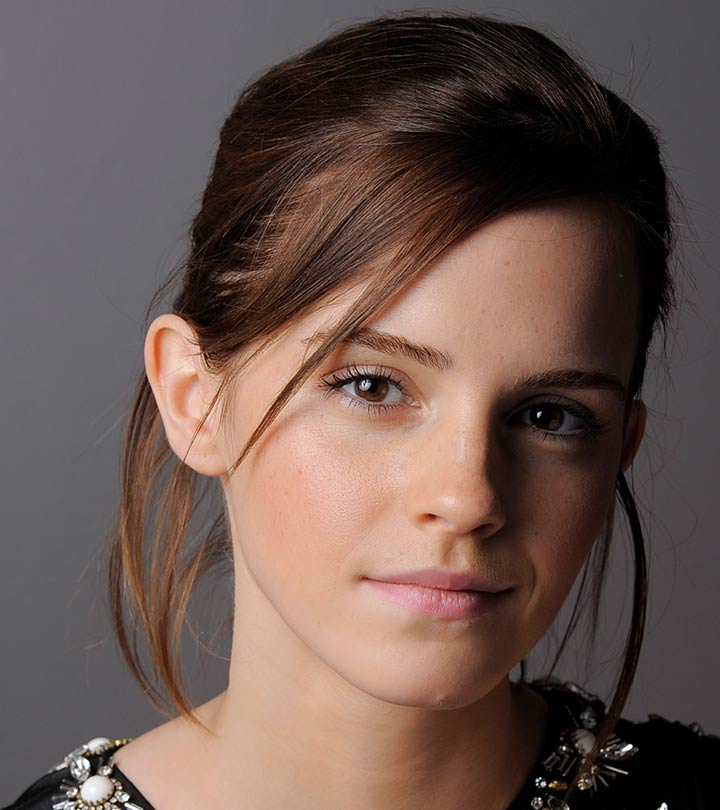
#> input picture Assignments/Assignment_01/a1images/emma.jpg, 720 x 810 px
$ jupyter execute Task_01.ipynb
#> lines starting #> are read from the running program, lines starting #| are printed output that depends on the picture
[cell 1]
import cv2 as cv
import numpy as np
import matplotlib.pyplot as plt

# Step 1: Define piecewise transformation function
t1 = np.linspace(0, 50, num=51).astype('uint8')
t2 = np.linspace(100, 255, num=100).astype('uint8')
t3 = np.linspace(150, 255, num=105).astype('uint8')

# Step 2: Concatenate all segments to create the transformation array
t = np.concatenate((t1, t2, t3), axis=0).astype('uint8')
print(t.shape)

# Step 3: Read the image (Fig. 1b)
img = cv.imread('a1images/emma.jpg', cv.IMREAD_GRAYSCALE)
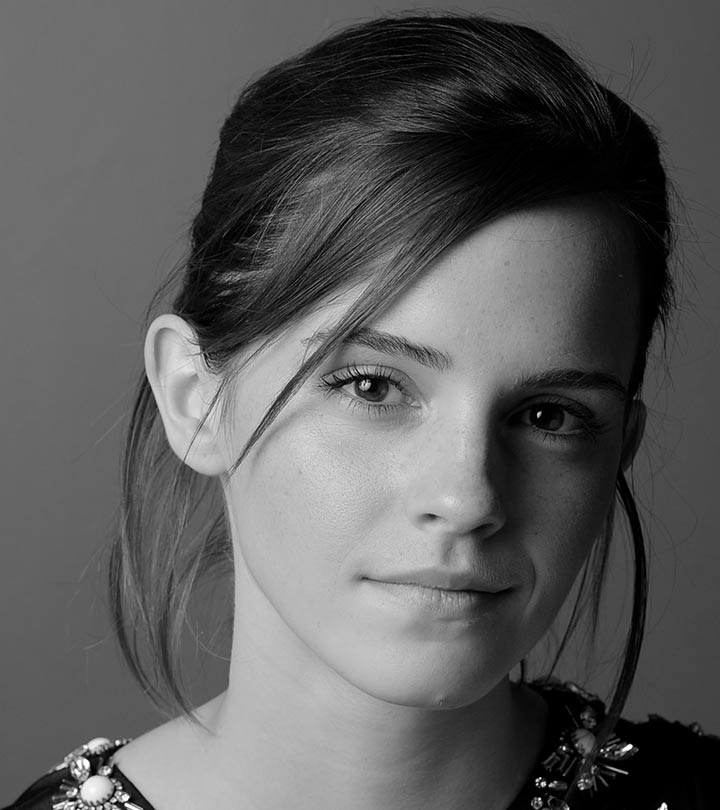
#> img: shape (810, 720); min 0, max 255, mean 92.3

# Step 4: Apply the transformation
transformed_img = t[img]
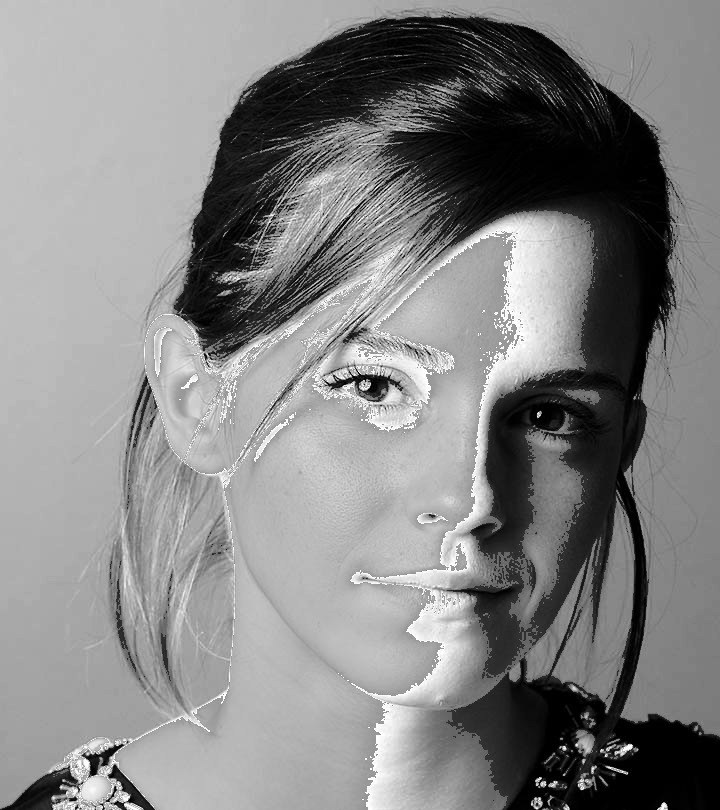
#> transformed_img: shape (810, 720); min 0, max 255, mean 132.4

# Step 5: Display results
plt.figure(figsize=(10,4))

plt.subplot(1,3,1)
plt.title("Original")
plt.imshow(img, cmap='gray')
plt.axis('off')

plt.subplot(1,3,3)
plt.title("Transformed")
plt.imshow(transformed_img, cmap='gray')
plt.axis('off')

plt.subplot(1,3,2)
plt.title("Transformation Curve")
plt.plot(np.arange(256), t, color='red')
plt.xlabel("Input Intensity")
plt.ylabel("Output Intensity")

plt.tight_layout()
plt.show()
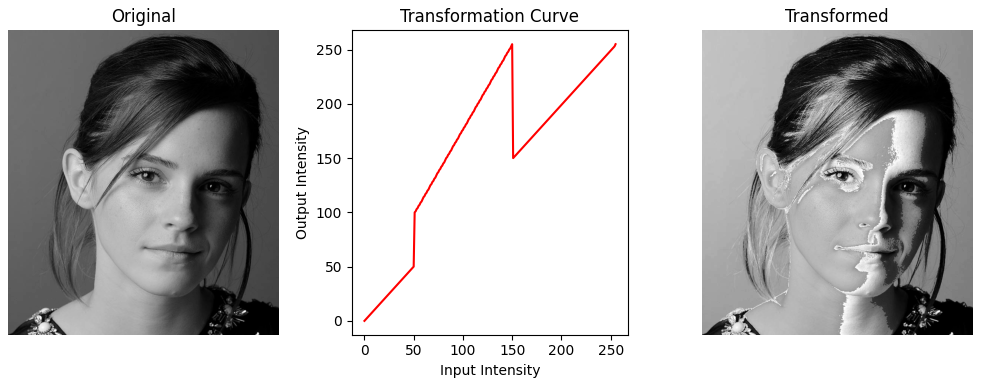
#> figure drawn by matplotlib, 3 panels; panel 3: curve peaks at x = 150, y = 255

$ run again, with Assignments/Assignment_01/a1images/daisy.jpg copied over Assignments/Assignment_01/a1images/emma.jpg
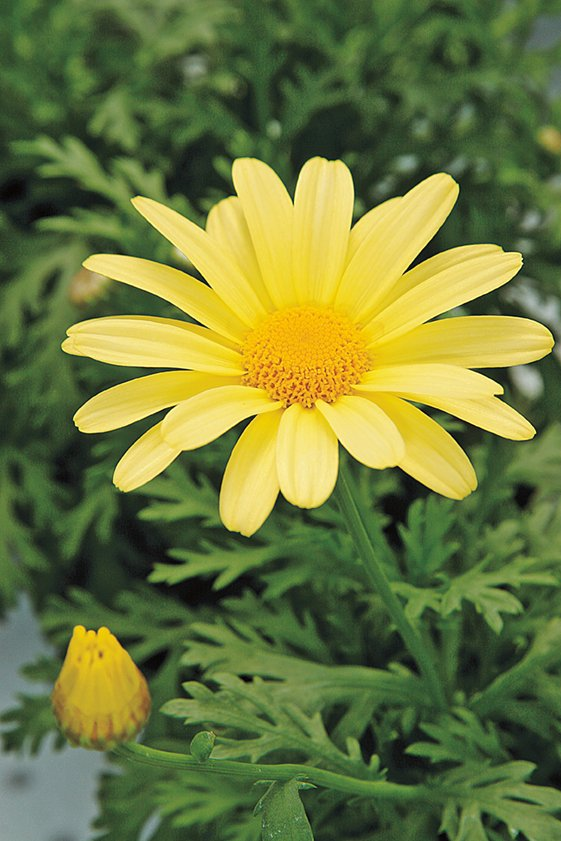
#> input picture Assignments/Assignment_01/a1images/daisy.jpg, 561 x 841 px
#> `transformed_img = t[img]`:
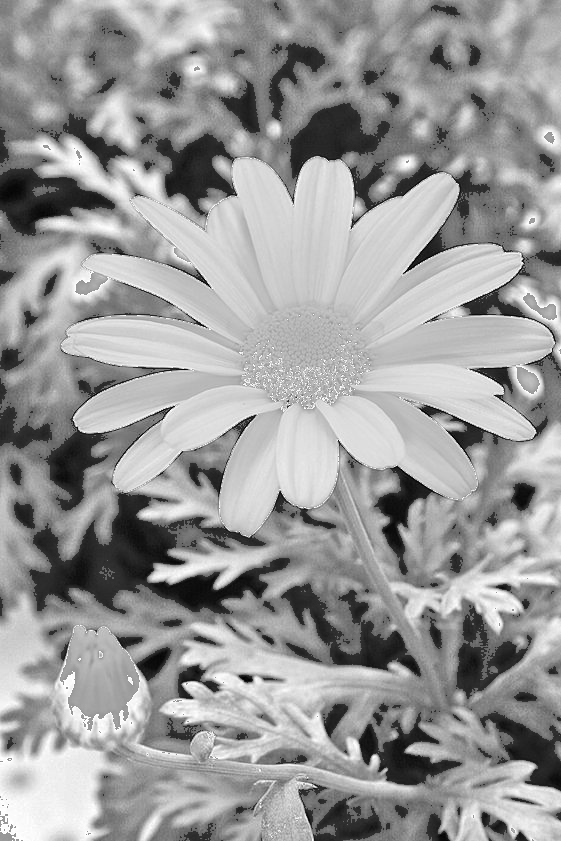
#> transformed_img: shape (841, 561); min 0, max 255, mean 154.2
#> `plt.show()`:
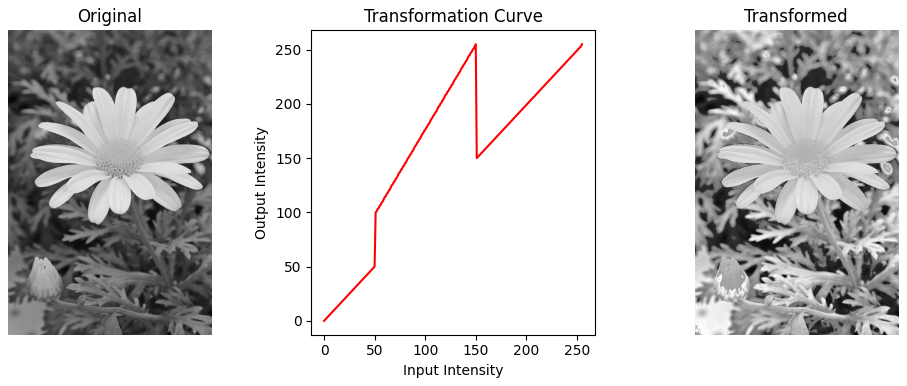
#> figure drawn by matplotlib, 3 panels; panel 3: curve peaks at x = 150, y = 255

$ run again, with Assignments/Assignment_01/a1images/highlights_and_shadows.jpg copied over Assignments/Assignment_01/a1images/emma.jpg
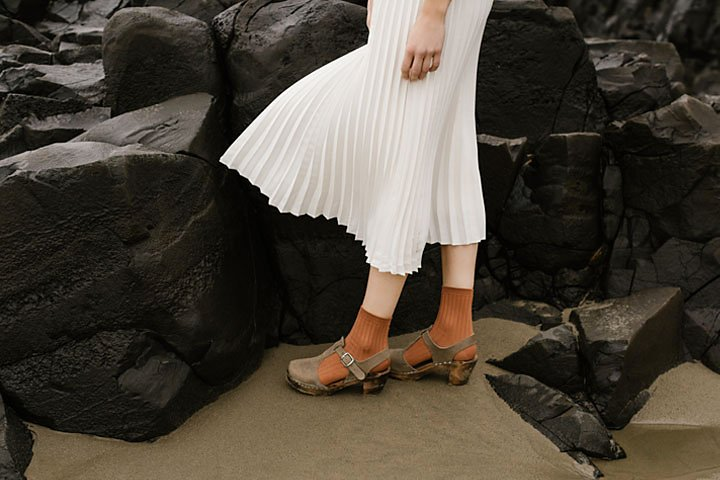
#> input picture Assignments/Assignment_01/a1images/highlights_and_shadows.jpg, 720 x 480 px
#> `transformed_img = t[img]`:
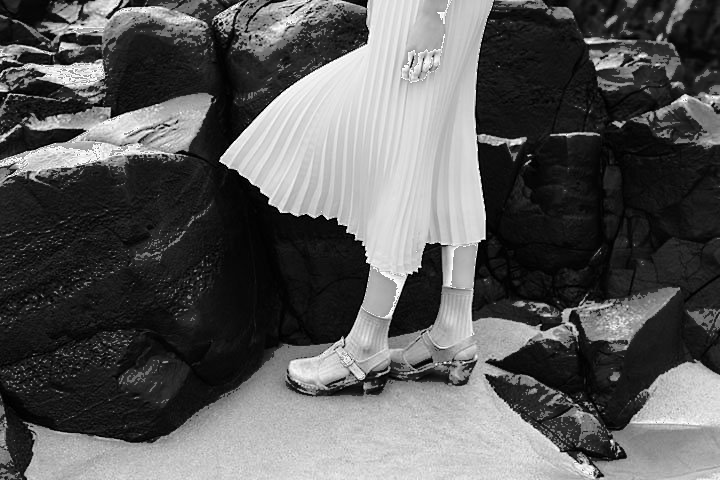
#> transformed_img: shape (480, 720); min 0, max 255, mean 91.1
#> `plt.show()`:
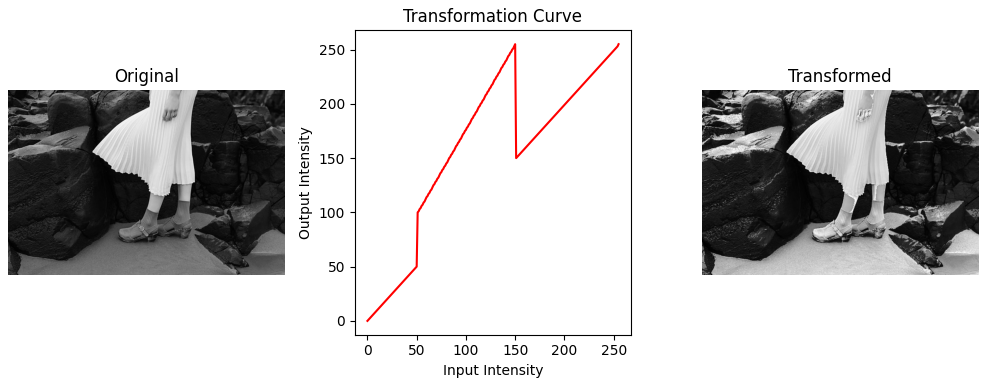
#> figure drawn by matplotlib, 3 panels; panel 3: curve peaks at x = 150, y = 255

$ run again, with Assignments/Assignment_01/a1images/jeniffer.jpg copied over Assignments/Assignment_01/a1images/emma.jpg
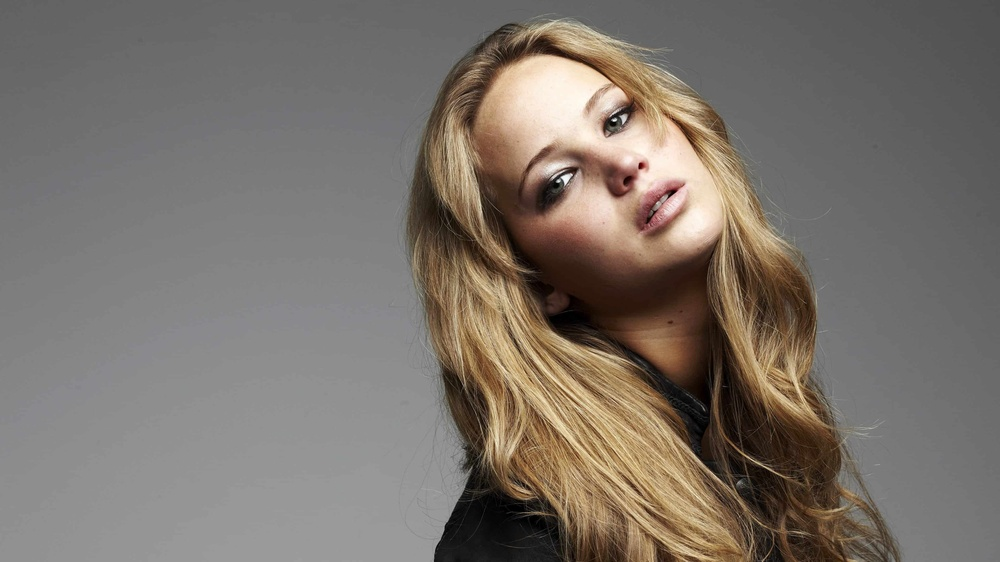
#> input picture Assignments/Assignment_01/a1images/jeniffer.jpg, 1000 x 562 px, shrunk from 3840 x 2160 before the run
#> `transformed_img = t[img]`:
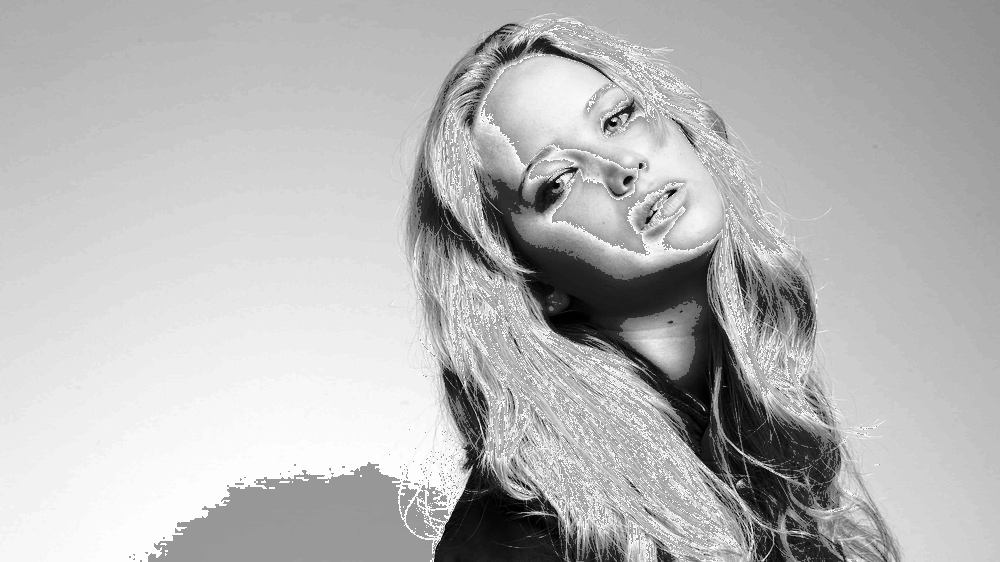
#> transformed_img: shape (562, 1000); min 0, max 255, mean 182.7
#> `plt.show()`:
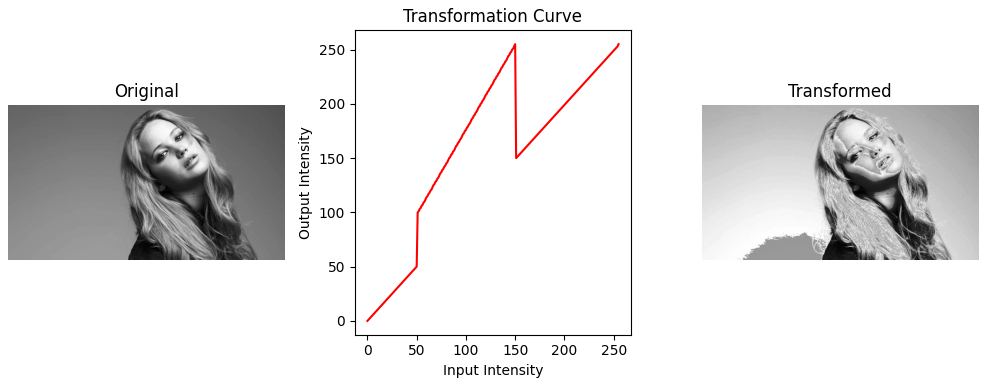
#> figure drawn by matplotlib, 3 panels; panel 3: curve peaks at x = 150, y = 255
